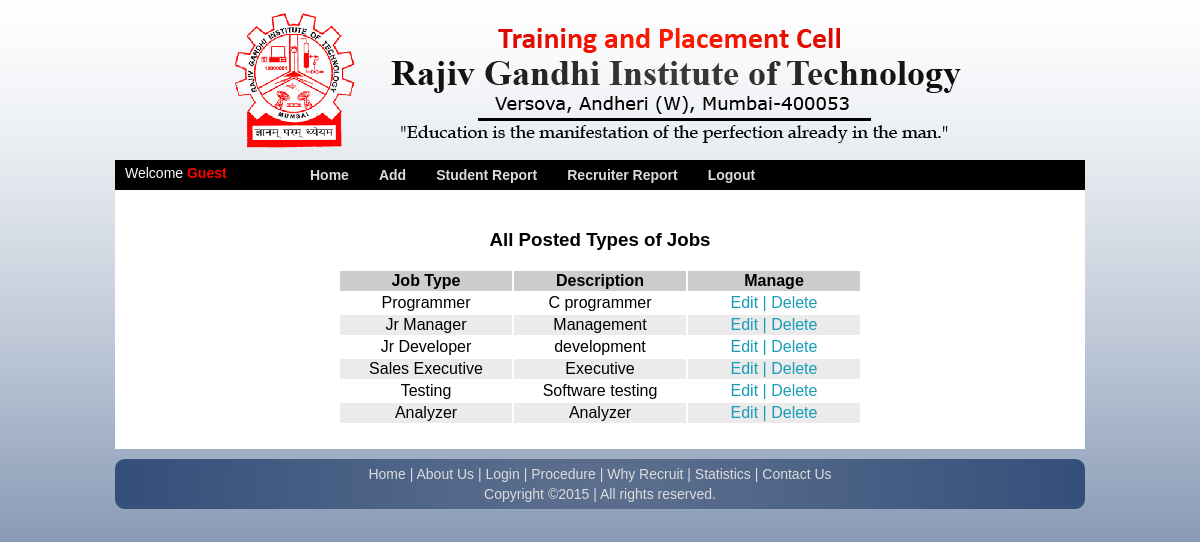
Page /Admin/see_all_jobs.php on the committed database.
### tables this page shows
CREATE TABLE IF NOT EXISTS `tbl_jobtype_master` (
  `JobId` int(11) NOT NULL AUTO_INCREMENT,
  `JobType` varchar(50) NOT NULL,
  `Description` varchar(80) NOT NULL,
  PRIMARY KEY (`JobId`)
);

### Admin/see_all_jobs.php (the view, shortened to what this page needs)
<!doctype html>
<html>
<head>
<link rel="stylesheet" type="text/css" href="../_assets/css/style2.css" />
</head>
<body>
<div id="header"></div>
<div id="section">
<div id="statusbar">
<div class="welcome-text">Welcome <?php
	if(isset($_SESSION['username']))
	{
    echo "<span>" .$_SESSION['username']. "</span>";
	}
	else
	{
		echo "<span>Guest</span>";
	}
	?></div>
<div class="drop">
<ul class="drop_menu">
<li><a href='admin_panel.php'>Home</a></li>
<li><a href='#'>Add</a>
</li>
<li><a href='#'>Student Report</a>
</li>
<li><a href='#'>Recruiter Report</a>
</li>
<li><a href="../logout.php">Logout</a></li>
</ul>
</div>
</div>
<div id="innersection">
<h3 align="center">All Posted Types of Jobs</h3>
<table style="margin-left:auto; margin-right:auto; text-align:center">
	<tr style="background-color:#ccc; text-align:center;">
      <td style="width:170px;"><strong>Job Type</strong></td>
      <td style="width:170px;"><strong>Description</strong></td>
      <td style="width:170px;"><strong>Manage</strong></td>
    </tr>
    <?php
	$con = mysqli_connect("localhost", "root", "", "placement")
    or die("Failed to connect MySQL: " . mysqli_error());
	$color1 = "#ebebeb";
	$color2 = "#ffffff";
	$rowCount = 0;
	$sql = mysqli_query($con, "SELECT * FROM tbl_jobtype_master ORDER BY JobId ASC");
	while ($row = mysqli_fetch_array($sql))
	{
		$rowColor = ($rowCount % 2) ? $color1 : $color2;
	?>
    <tr style="background-color:<?php echo $rowColor ?>;">
      <td><?php echo $row['JobType']; ?></td>
      <td><?php echo $row['Description']; ?></td>
      <td class="labels" style="text-align:center;"><a href="edit-job-type.php?ID=<?php echo $row['JobId']; ?>">Edit</a> | <a href="delete-job-type.php?ID=<?php echo $row['JobId']; ?>">Delete</a></td>
    </tr>
	<?php
	$rowCount ++;
	}
	 ?>
     <tr>
    <td colspan="5" style="text-align:center"><?php
      ?></td>
    </tr>
</table>
</div>
</div>
<div class="footer">
<a href="#">Home</a> | <a href="#">About Us</a> | <a href="#">Login</a> | <a href="#">Procedure</a> | <a href="#">Why Recruit</a> | <a href="#">Statistics</a> | <a href="#">Contact Us</a><br />
Copyright ©2015 | All rights reserved.
</div>
</body>
</html>

### _assets/css/style2.css (style rules this page uses)
body { margin-left:auto; margin-right:auto; margin-top:0; background-image:url(../images/bg.jpg); background-repeat:repeat-x; width:970px; font-family:Arial; }
#header { background-image:url(../images/collegebanner.png); background-repeat:no-repeat; width:970px; height:150px; margin-bottom:10px; }
#innersection { padding:20px; }
#section { width: 970px; height: auto; float: left; background-color: #fff; margin-bottom: 10px; }
.footer { background-image:url(../images/footer.png); background-repeat:no-repeat; width:970px; height:50px; color:#dcdcdc; clear:both; text-align:center; font-family:Arial; font-size:14px; padding-top:5px; line-height:20px; }
.footer a:link, .footer a:visited, .footer a:active { color:#dcdcdc; text-decoration:none; }
a:link, a:visited, a:active { color:#0000ff; text-decoration:none; }
#statusbar { background-color:#000000; height:30px; }
.welcome-text { font-size:14px; color:#ffffff; padding-left:10px; padding-top:5px; float:left; }
.welcome-text span { font-weight:bold; color:#FF0000; }
.drop_menu { background:#000000; padding:0; margin:0; list-style-type:none; height:30px; margin-left:180px; }
.drop_menu li { float:left; }
.drop_menu li a { padding:7px 15px; display:block; color:#dcdcdc; text-decoration:none; font-weight:bold; font-size:14px; }
.labels { color:#199cb7; font-size:16px; }
.labels a { color:#199cb7; text-decoration:none; }

### rows in the picture
tbl_jobtype_master: JobType "Programmer", Description "C programmer"
tbl_jobtype_master: JobType "Jr Manager", Description "Management"
tbl_jobtype_master: JobType "Jr Developer", Description "development"
tbl_jobtype_master: JobType "Sales Executive", Description "Executive"
tbl_jobtype_master: JobType "Testing", Description "Software testing"
tbl_jobtype_master: JobType "Analyzer", Description "Analyzer"
